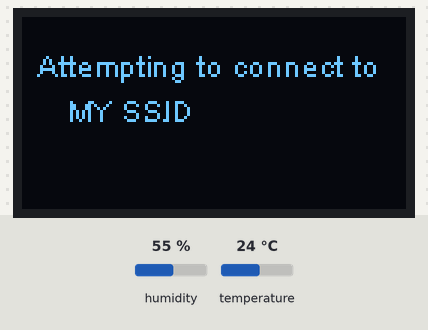
A sketch run on a simulated ESP8266 (NodeMCU). On the bench: 128×64 one-colour display. The inputs (shaded band) are chosen by the test bench; at power-on: humidity 55 %, temperature 24 °C. WiFi joins after 1.5 s; servers stay silent unless stated; what the sketch prints to the serial monitor is not drawn.

Above: at 0.1 s.
At 3.1 s:
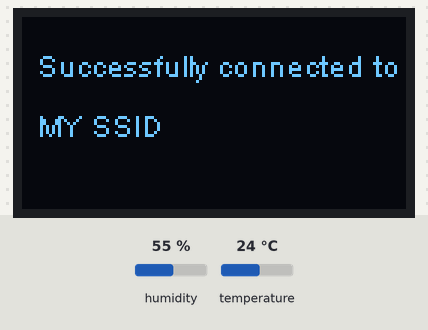
At 6.1 s:
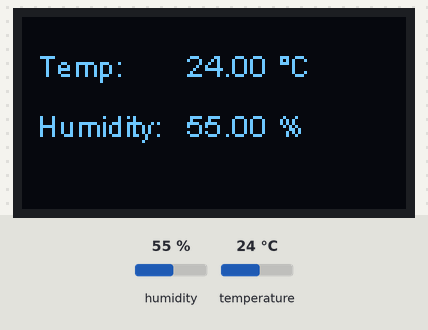

Measured:
- what the display in image 1 shows lasts 3.0 s, from 3.1 s to 6.1 s

The sketch:

SensorLog.ino
```cpp
/*By Aruran Sivashankar
 * Read local data from DHT11 and display it on ThingSpeak and an OLED display
 *
 * HARDWARE:
 * ESP8266-12E
 * DHT11
 * 0.96 Inch I2C IIC Serial 128 x 64 OLED display
 */

#include "DHT.h"//Read measurements from DHT11-sensor (or DHT22)
#include <ESP8266WiFi.h>
#include <WiFiClientSecure.h>
//Display to OLED screen
#include <SSD1306Wire.h>
#include <OLEDDisplayUi.h>

#define TS_ENABLE_SSL //For secure connection
#include "ThingSpeak.h" //To export our local data to ThingSpeak

//Setup WiFi for ESP8266
#define ssid "MY SSID" //Network ssid
#define password "PASSWORD FOR MY SSID"//Password of said network

//Setup reading from DHT11
#define DHTPIN D5 //Digital pin connected DHT sensor
#define DHTTYPE DHT11 //We're using the DHT11 sensor

//Setup for exporting local data to ThingSpeak
#define channelID 000000 //Your channel ID
#define writeAPI "WRITE_API FOR MY CHANNEL" //Write API for your channel
#define FINGERPRINT "27 18 92 DD A4 26 C3 07 09 B9 7A E6 C5 21 B9 5B 48 F7 16 E1" //SHA1 fingerprint for thingspeak.com, check if outdated

//Setup for displaying on OLED display
#define SCREEN_ADDRESS 0x3c
#define SDA_PIN D3
#define SDC_PIN D4

#define measurement_delay 30000 //Time interval between each measurement in milliseconds


//Initilize variables
float temp, humidity;//Store local data

DHT dht(DHTPIN, DHTTYPE);
WiFiClientSecure client; //Create client for ThingSpeak

//To display data on OLED screen
SSD1306Wire  display(SCREEN_ADDRESS, SDA_PIN, SDC_PIN);
OLEDDisplayUi ui(&display);


void setup(){
  Serial.begin(115200);
  setupDisplay();

  //Connect to WiFi
  WiFi.mode(WIFI_STA);//Set WiFi-mode to station

  client.setFingerprint(FINGERPRINT);

  WiFi.begin(ssid, password);

  while(WiFi.status() != WL_CONNECTED){
    drawWiFi(&display);
  }

  drawWiFiSuccess(&display);

  //Initialize ThingSpeak
  ThingSpeak.begin(client);

  //Begin reading from DHT11
  dht.begin();
}


void loop(){
  //Fetch local data
  bool validData = fetch_temp_and_humidity(temp, humidity);
  //Write to ThingSpeak
  if (validData){
    displayData(&display, temp, humidity);
    write_to_ThingSpeak(temp, humidity);
  }
  Serial.println("-------------------------------------------------");
  delay(measurement_delay);
}


/*HELPER FUNCTIONS
 * Get local data
 * Write to ThingSpeak
 * Display data on OLED display
 */


//Read local data from sensors
bool fetch_temp_and_humidity(float& temp, float& humidity){

  temp = dht.readTemperature();//Fetch temperature from sensor in calcius
  humidity = dht.readHumidity();//Fetch relative humidity from sensor

  if (isnan(temp) || isnan(humidity)){//Check if reading is invalid
    return false;
  }
  return true;
}

//Write local data to ThingSpeak
void write_to_ThingSpeak(const float temp, const float humidity){
  ThingSpeak.setField(1, temp);
  ThingSpeak.setField(2, humidity);

  int val = ThingSpeak.writeFields(channelID, writeAPI);
  if (val == 200){
    Serial.println("Successfully uploaded data to ThingSpeak channel");
  } else{
    Serial.print("Error while uploading data to ThingSpeak channel. Error code: ");
    Serial.println(val);
  }

  return;
}

//Initialize the display
void setupDisplay(){
  display.init();
  display.clear();
  display.display();

  display.setFont(ArialMT_Plain_10);
  display.setTextAlignment(TEXT_ALIGN_LEFT);
  display.setContrast(100);

  return;
}

//Almost redundant function, cleaner in the setup function
void drawWiFi(OLEDDisplay *display) {
    display->drawString(5, 10, "Attempting to connect to ");
    display->drawString(15, 25, ssid);
    display->drawString(40, 25, "...");
    display->display();
    delay(3000);
    display->clear();

    return;
}

//Display successful WiFi connection
void drawWiFiSuccess(OLEDDisplay *display){
  display->clear();
  display->drawString(5, 10, "Successfully connected to ");
  display->drawString(5, 30, ssid);
  display->display();
  delay(3000);
  return;
}

//Display the local temperature and humidity on the OLED screen
void displayData(OLEDDisplay *display, const float temp, const float humidity){
  display->clear();
  //Display temperature
  display->drawString(5, 10, "Temp: ");
  display->drawString(55, 10, String(temp));
  display->drawString(85, 10, "°C");
  //Display humidity
  display->drawString(5, 30, "Humidity: ");
  display->drawString(55, 30, String(humidity));
  display->drawString(85, 30, "%");
  display->display();

  return;
}
```
